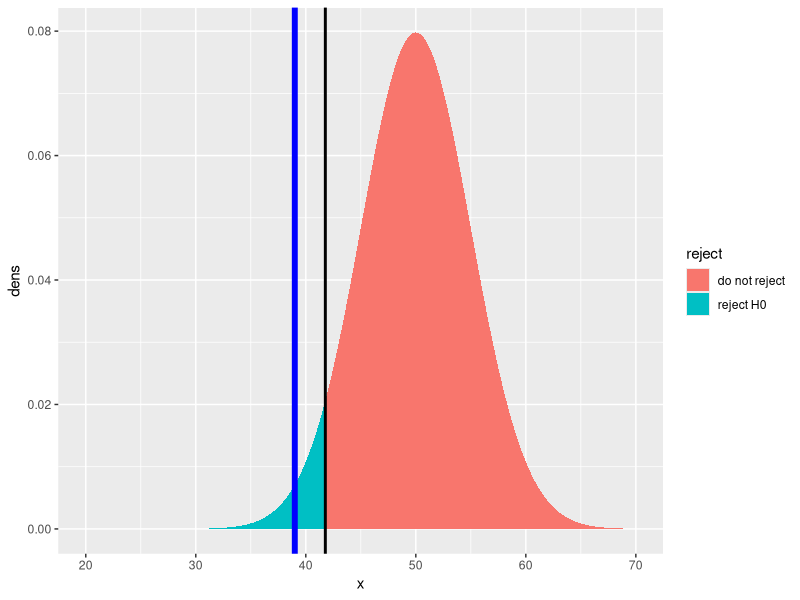
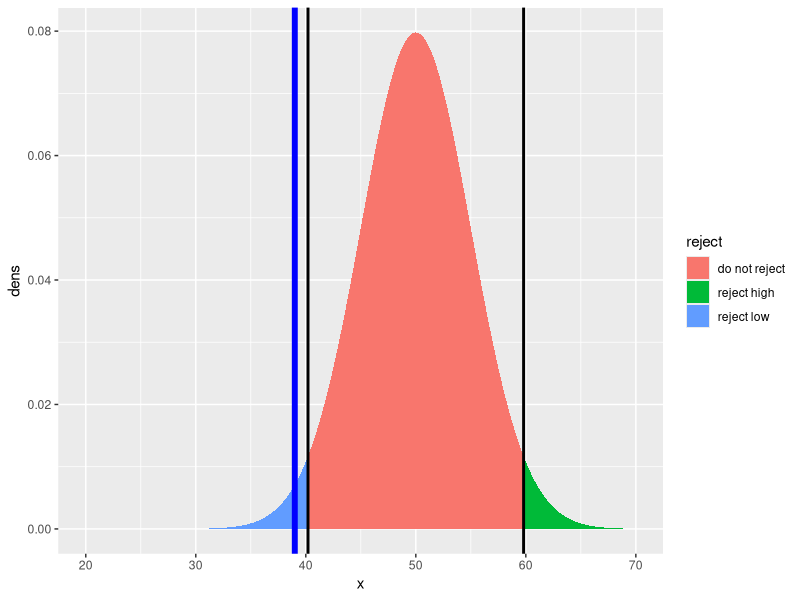
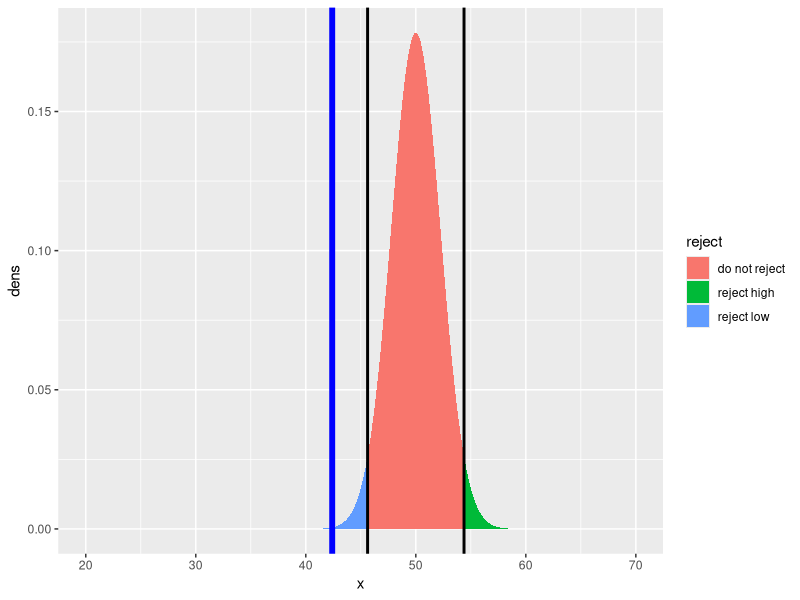
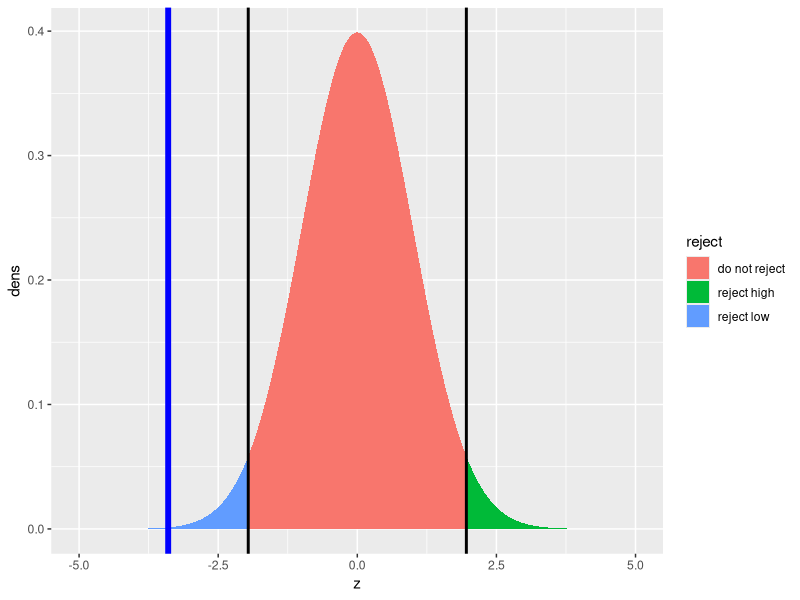
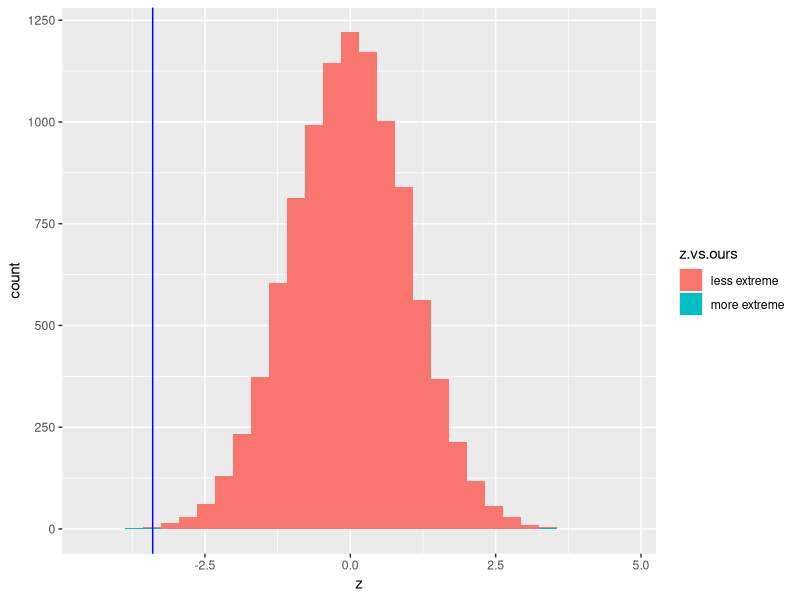
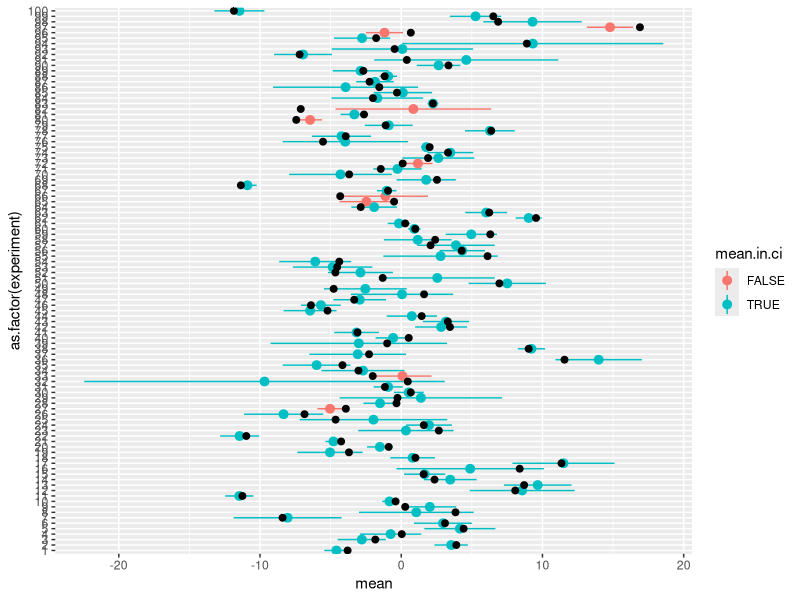

Write the R code that produced these figures, in order.
## ---- chunk 1
gage = 39
H0.mu = 50
H0.sd = 5
alpha = 0.05

# Calculate a critical score such that p(score <= crit.score | H0) = alpha
crit.score = qnorm(alpha, H0.mu, H0.sd)

# plot things.
library(ggplot2)
xs = seq(20,70,by=0.1)
ggplot(data.frame(x = xs, 
                  dens = dnorm(xs, H0.mu, H0.sd), 
                  reject=ifelse(xs <= crit.score, "reject H0", "do not reject")),
       aes(x=x, y=dens, fill=reject))+geom_ribbon(aes(ymin=0, ymax=dens))+
  geom_vline(xintercept=gage, size=2, color="blue")+
  geom_vline(xintercept=crit.score, size=1, color="black")
## ---- chunk 2
# see if gage's score is lower than the critical score:
gage < crit.score

# calculte p-value for gage's score by evaluating P(score <= gage | H0)
p.value = pnorm(gage, H0.mu, H0.sd)
p.value

# compare p.value to alpha
p.value < alpha
## ---- chunk 3
gage = 39
H0.mu = 50
H0.sd = 5
alpha = 0.05

# Calculate a critical score such that p(score <= crit.score | H0) = alpha
low.crit = qnorm(alpha/2, H0.mu, H0.sd)
high.crit = qnorm((1-alpha/2), H0.mu, H0.sd)


# plot things.
ggplot(data.frame(x = xs, 
                  dens = dnorm(xs, H0.mu, H0.sd), 
                  reject=ifelse(xs<=low.crit, "reject low", ifelse(xs>=high.crit, "reject high", "do not reject"))),
       aes(x=x, y=dens, fill=reject, group=reject))+geom_ribbon(aes(ymin=0, ymax=dens))+
  geom_vline(xintercept=gage, size=2, color="blue")+
  geom_vline(xintercept=low.crit, size=1, color="black")+
  geom_vline(xintercept=high.crit, size=1, color="black")
## ---- chunk 4
# see if gage's score is lower than the low critical score, or higher than the high critical score.
gage <= low.crit | gage >= high.crit

# calculte p-value for gage's score by taking the minimum of the lower and upper tails, and multiplying by 2 (to get symmetric 2-tailed p-value)
p.value.low = pnorm(gage, H0.mu, H0.sd)
p.value.high = 1-pnorm(gage, H0.mu, H0.sd)
p.value = 2*min(p.value.low, p.value.high)
p.value

# compare p.value to alpha
p.value <= alpha
## ---- chunk 5
gages = c(39, 44, 38, 40, 51)
H0.mu = 50
H0.sd = 5
alpha = 0.05

# Calculate sample statistics: mean, and n
n = length(gages)
x.bar = mean(gages)

# Calculate mean and sd of sampling distribution of the sample mean under null
H0.xbar.mu = H0.mu
H0.xbar.sd = H0.sd/sqrt(n)

# Calculate a critical score such that p(score <= crit.score | H0) = alpha
low.crit = qnorm(alpha/2, H0.xbar.mu, H0.xbar.sd)
high.crit = qnorm((1-alpha/2), H0.xbar.mu, H0.xbar.sd)

# plot things.
ggplot(data.frame(x = xs, 
                  dens = dnorm(xs, H0.xbar.mu, H0.xbar.sd), 
                  reject=ifelse(xs<=low.crit, "reject low", ifelse(xs>=high.crit, "reject high", "do not reject"))),
       aes(x=x, y=dens, fill=reject, group=reject))+geom_ribbon(aes(ymin=0, ymax=dens))+
  geom_vline(xintercept=x.bar, size=2, color="blue")+
  geom_vline(xintercept=low.crit, size=1, color="black")+
  geom_vline(xintercept=high.crit, size=1, color="black")
## ---- chunk 6
# see if mean score of gages is lower than the low critical score, or higher than the high critical score.
x.bar <= low.crit | x.bar >= high.crit

# calculte p-value for mean score of gages by taking the minimum of the lower and upper tails, and multiplying by 2 (to get symmetric 2-tailed p-value)
p.value.low = pnorm(x.bar, H0.xbar.mu, H0.xbar.sd)
p.value.high = 1-pnorm(x.bar, H0.xbar.mu, H0.xbar.sd)
p.value = 2*min(p.value.low, p.value.high)
p.value

# compare p.value to alpha
p.value <= alpha
## ---- chunk 7
gages = c(39, 44, 38, 40, 51)
H0.mu = 50
H0.sd = 5
alpha = 0.05

# Calculate sample statistics: mean, and n
n = length(gages)
x.bar = mean(gages)

# Calculate mean and sd of sampling distribution of the sample mean under null
H0.xbar.mu = H0.mu
H0.xbar.sd = H0.sd/sqrt(n)

Z.xbar = (x.bar - H0.xbar.mu)/H0.xbar.sd
H0.z.mu = 0   # we worked this out earlier: z scores ~ Normal(0,1)
H0.z.sd = 1

# Calculate a critical score such that p(score <= crit.score | H0) = alpha
low.crit = qnorm(alpha/2, H0.z.mu, H0.z.sd)
high.crit = qnorm((1-alpha/2), H0.z.mu, H0.z.sd)

# plot things.
zs = seq(-5,5,by=0.01)
ggplot(data.frame(z = zs, 
                  dens = dnorm(zs, H0.z.mu, H0.z.sd), 
                  reject=ifelse(zs<=low.crit, "reject low", ifelse(zs>=high.crit, "reject high", "do not reject"))),
       aes(x=z, y=dens, fill=reject, group=reject))+geom_ribbon(aes(ymin=0, ymax=dens))+
  geom_vline(xintercept=Z.xbar, size=2, color="blue")+
  geom_vline(xintercept=low.crit, size=1, color="black")+
  geom_vline(xintercept=high.crit, size=1, color="black")
## ---- chunk 8
# see if z-score of mean score of gages is lower than the low critical z-score, or higher than the high critical z-score.
Z.xbar <= low.crit | x.bar >= high.crit

# calculte p-value for z-score of mean score of gages by taking the minimum of the lower and upper tails, and multiplying by 2 (to get symmetric 2-tailed p-value)
p.value.low = pnorm(Z.xbar, H0.z.mu, H0.z.sd)
p.value.high = 1-pnorm(Z.xbar, H0.z.mu, H0.z.sd)
p.value = 2*min(p.value.low, p.value.high)
p.value

# compare p.value to alpha
p.value <= alpha
## ---- chunk 9
# Check for significance by comparing absolute z score to critical z-score
abs.crit = abs(qnorm(alpha/2))
abs(Z.xbar) >= abs.crit 

# Calculate (2-tailed) p-value using absolute z-score
p.value = 2*(1-pnorm(abs(Z.xbar)))
p.value

# Check for significance by comparing p.value to alpha
p.value <= alpha
## ---- chunk 10
low.z.crit = qnorm(0.025, 0, 1)
high.z.crit = qnorm(1-0.025, 0, 1)
c(low.z.crit, high.z.crit)
## ---- chunk 11
x.bar = mean(gages)
sd.xbar = H0.sd/sqrt(length(gages))
xbar.range = c(low.z.crit, high.z.crit)*sd.xbar + x.bar
xbar.range
## ---- chunk 12
q = 0.95 # desired confidence interval
z.crit = abs(qnorm((1-q)/2, 0, 1))
xbar.range = x.bar + c(-1, 1)*z.crit*sd.xbar
## ---- chunk 13
gages = c(39, 44, 38, 40, 51)
H0.mu = 50
H0.sd = 5

# A function to calculate the z statistic for a sample mean given H0 mean and sd
z.stat = function(sample){(mean(sample)-H0.mu)/(H0.sd/sqrt(length(sample)))}

# our z statistic.
(our.z.stat = z.stat(gages))

# a function to sample n data points from the H0 distribution
sample.from.H0 = function(n){rnorm(n,H0.mu,H0.sd)}

# one sample of the same size as ours from the H0 distribution
(one.H0.sample = sample.from.H0(length(gages)))

# the z-statistic for the H0 sample.
(one.H0.z.stat = z.stat(one.H0.sample))

# sample lots of z statistics from the H0 distribution
many.H0.z.stats = replicate(10000, z.stat(sample.from.H0(length(gages))))

# show a histogram of these H0-sampled z statistics.
ggplot(data.frame(z = many.H0.z.stats, 
                  z.vs.ours=ifelse(abs(many.H0.z.stats)>=abs(our.z.stat),
                                   "more extreme", 
                                   "less extreme")), 
       aes(x=z, fill=z.vs.ours))+
  geom_histogram()+
  geom_vline(xintercept=our.z.stat, color="blue")

# our p value calculated by asking what fraction of H0-sampled z-statistics 
# are larger than ours (in absolute value)
(p.value = sum(abs(many.H0.z.stats)>=abs(our.z.stat))/length(many.H0.z.stats))
## ---- chunk 14
# a function to get the critical z value for a 100q% interval
z.crit = function(q){abs(qnorm((1-q)/2))}
# a function to calculate the standard error of the mean for a given
# sample and null hypothesis sd.
sem = function(x,H0.sd){H0.sd/sqrt(length(x))}

# a function to get the mean and confidence interval (min, max)
get.CI = function(x, q, H0.sd){
  return(
  c("min"=(mean(x)-z.crit(q)*sem(x,H0.sd)),
    "mean"=mean(x),
    "max"=(mean(x)+z.crit(q)*sem(x,H0.sd)))
  )}

# a hypothetical true mean.
true.mean = rnorm(1,0,5)
# a hypothetical true standard deviation
H0.sd = exp(rnorm(1,1,0.5))
# a hypothetical sample size:
n = rgeom(1,0.2)+2

# a hypothetical sample of size n from this "true distribution"
x = rnorm(n,true.mean,H0.sd)
# the sample mean and 90% confidence interval for this sample
(ci = get.CI(x, 0.9, H0.sd))
## ---- chunk 15
# let's define a function to tell us whether the true mean is inside the confidence interval
mean.in.ci = function(true.mean, ci){
  ci['min'] <= true.mean & true.mean <= ci['max']
}

# is the true mean inside the confidence interval? (ignore the vector name "min" carryover)
(mean.in.ci(true.mean, ci))
## ---- chunk 16
# Now let's consider many different true populations, samples from them, and the resulting CI
results = data.frame()
for(i in 1:100){
  true.mean = rnorm(1,0,5)
  H0.sd = exp(rnorm(1,1,0.5))
  n = rgeom(1,0.2)+2
  x = rnorm(n,true.mean,H0.sd)
  ci = get.CI(x, 0.9, H0.sd)
  results = rbind(results, 
                  data.frame("experiment" = i,
                             "mean"=ci['mean'],
                             "ci.min"=ci['min'],
                             "ci.max"=ci['max'],
                             "true.mean"=true.mean,
                            "mean.in.ci"=mean.in.ci(true.mean, ci)))
}

ggplot(results, aes(x=as.factor(experiment), 
                    y=mean, 
                    ymin=ci.min, 
                    ymax=ci.max, 
                    color=mean.in.ci))+
  geom_pointrange()+
  geom_point(aes(y=true.mean), size=2, color="black")+
  coord_flip()
## ---- chunk 17
# fraction of confidence intervals that include the true mean
(sum(results$mean.in.ci)/nrow(results))
